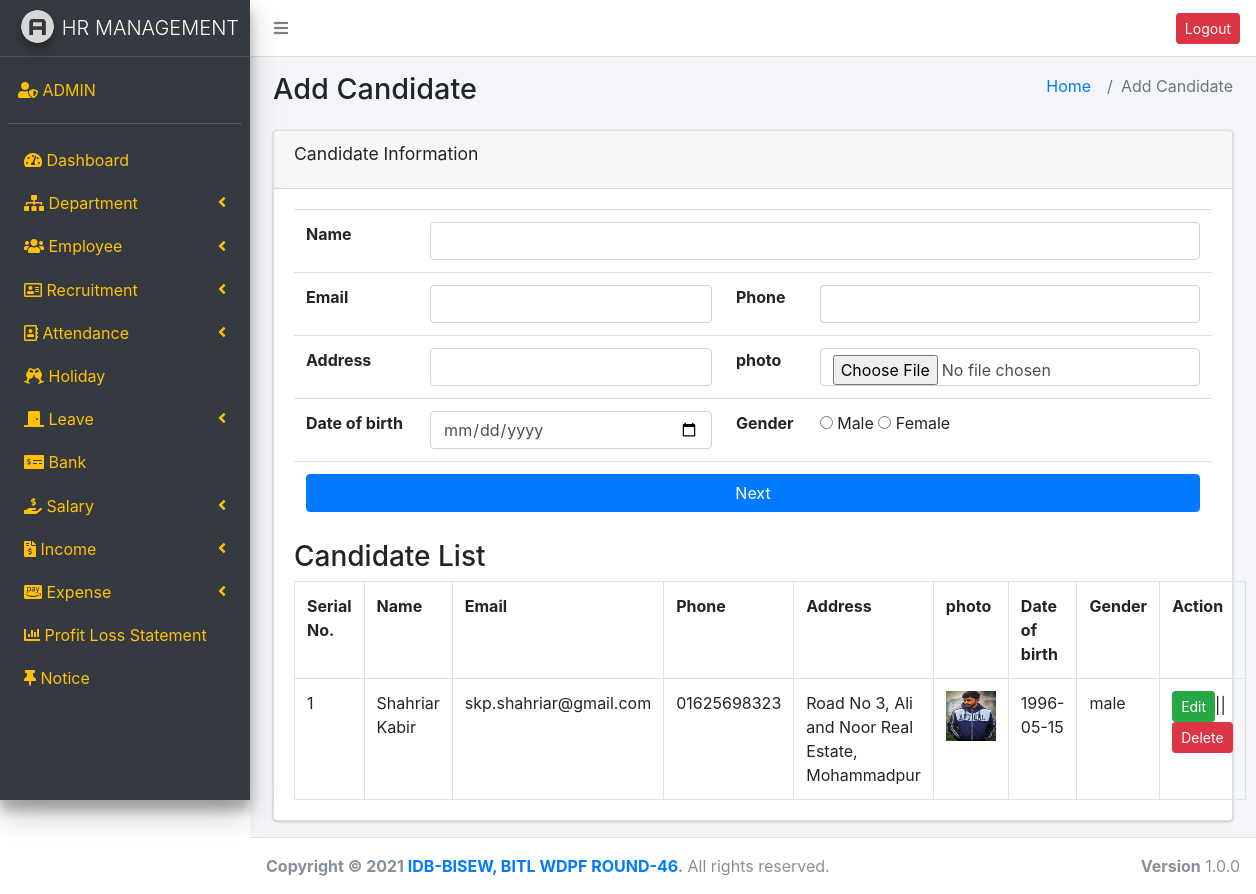
Page /candidate.php (signed in) on the committed database.
### tables this page shows
CREATE TABLE `candidate` (
  `id` int(11) NOT NULL,
  `name` varchar(255) NOT NULL,
  `email` varchar(255) NOT NULL,
  `phone` varchar(20) NOT NULL,
  `address` text NOT NULL,
  `photo` varchar(200) NOT NULL,
  `dob` date NOT NULL,
  `gender` enum('male','female') DEFAULT NULL,
  `shortlisted` enum('yes','no') NOT NULL DEFAULT 'no',
  `status` enum('employee','candidate','','') NOT NULL DEFAULT 'candidate'
);

### candidate.php (the view, shortened to what this page needs)
<?php
require_once("header.php");
require_once("sidebar.php");
$candidate=$conn->query("SELECT * FROM `candidate`");
  ?>
<section class="content-header">
  <div class="container-fluid">
    <div class="row mb-2">
      <div class="col-sm-6">
        <h1>Add Candidate</h1>
      </div>
      <div class="col-sm-6">
        <ol class="breadcrumb float-sm-right">
          <li class="breadcrumb-item"><a href="dashboard.php">Home</a></li>
          <li class="breadcrumb-item active">Add Candidate</li>
        </ol>
      </div>
    </div>
  </div>
</section>
<section class="content">
  <div class="container-fluid">
    <div class="row">
      <div class="col-md-12">
        <div class="card">
          <div class="card-header">
            <h3 class="card-title">Candidate Information</h3>
          </div>
          <div class="card-body">
           <form action="" method="post" id="basic-form" enctype="multipart/form-data">
            <table class="table">
              <tr colspan="2">
                <th>Name</th>
                <td colspan="4">
                  <input type="text" class="form-control" name="name" value= "">
                </td>
              </tr>
              <tr>
                <th>Email</th>
                <td>
                  <input type="text" class="form-control" name="email" value="">
                </td>
                <th>Phone</th>
                <td>
                  <input type="text" class="form-control" name="phone" value= "">
                </td>
              </tr>
              <tr>
                <th>Address</th>
                <td>
                  <input type="text" class="form-control" name="address" value="">
                </td>
                <th>photo</th>
                <td>
                  <input type="file" class="form-control" name="photo" value= "">
                </td>
              </tr>
              <tr>
                <th>Date of birth</th>
                <td>
                  <input type="date" class="form-control" name="dob" value="">
                </td>
                <th>Gender</th>
                <td>
                  <input type="radio"  name="gender" value= "Male"><span> Male</span>
                  <input type="radio"  name="gender" value= "Female"><span> Female</span>
                </td>
              </tr>
              <tr>
                <td colspan="4">
                  <input type="submit" class="btn btn-block btn-primary" value="Next">
                </td>
              </tr>
            </table>
          </form>
          <h3>Candidate List</h3>
          <table class="table table-bordered">
            <tr>
              <th>Serial No.</th>
              <th>Name</th>
              <th>Email</th>
              <th>Phone</th>
              <th>Address</th>
              <th>photo</th>
              <th>Date of birth</th>
              <th>Gender</th>
              <th>Action</th>
            </tr>
            <?php $i=0;
            $fetch_data=$candidate->fetch_all();
            foreach($fetch_data as $key => $value) {?>
              <tr>
                <td><?php echo ++$i; ?></td>
                <td><?php echo $value[1]; ?></td>
                <td><?php echo $value[2]; ?></td>
                <td><?php echo $value[3]; ?></td>
                <td><?php echo $value[4]; ?></td>
                <td><img width="50" height="50" src="./assets/images/<?php echo $value[5]; ?>"/></td>
                <td><?php echo $value[6]; ?></td>
                <td><?php echo $value[7]; ?></td>
                <td>
                  <a href="C_update.php?id=<?php echo $value[0]; ?>" class="btn btn-sm btn-success">Edit</a>||
                  <a href="C_delete.php?id=<?php echo $value[0];?>" class="btn btn-sm btn-danger" onclick="return confirm('Are you sure?')" >Delete</a>
                </td>
              </tr>
              <?php
            }
                ?>
              </div>
          </div>
        </div>
      </div>
    </div>
  </section>
  <?php require("footer.php"); ?>

### rows in the picture
candidate: name "Shahriar Kabir", email "skp.shahriar@gmail.com", phone "01625698323", address "Road No 3, Ali and Noor Real Estate, Mohammadpur", photo (picture), dob "1996-05-15", gender "male"
